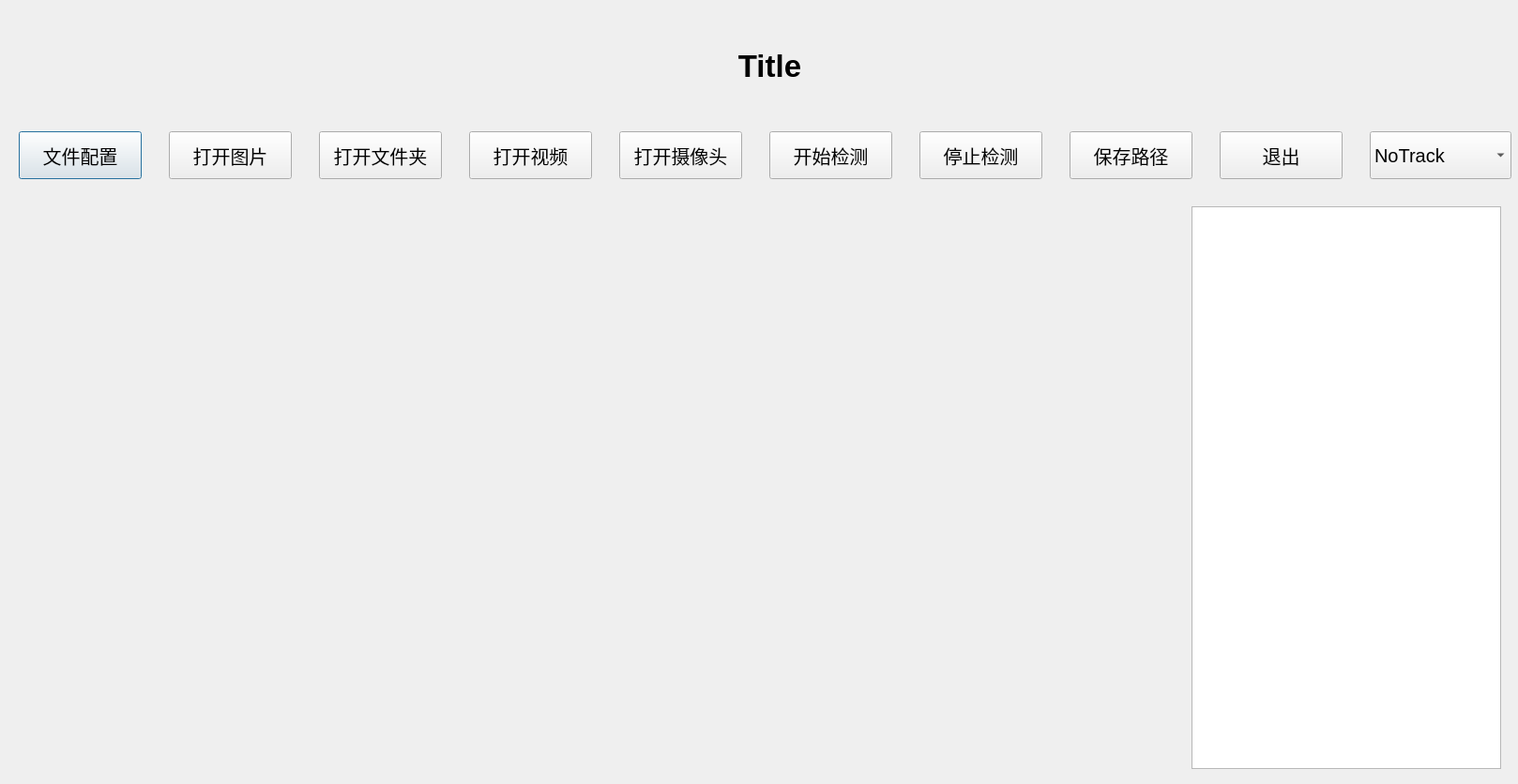
<?xml version="1.0" encoding="UTF-8"?>
<ui version="4.0">
 <class>Dialog</class>
 <widget class="QDialog" name="Dialog">
  <property name="geometry">
   <rect>
    <x>0</x>
    <y>0</y>
    <width>1618</width>
    <height>836</height>
   </rect>
  </property>
  <property name="windowTitle">
   <string>FastSegFormer-PyQT</string>
  </property>
  <widget class="QLabel" name="label_ori">
   <property name="geometry">
    <rect>
     <x>20</x>
     <y>220</y>
     <width>600</width>
     <height>600</height>
    </rect>
   </property>
   <property name="text">
    <string/>
   </property>
  </widget>
  <widget class="QPushButton" name="pushButton_Model">
   <property name="geometry">
    <rect>
     <x>20</x>
     <y>140</y>
     <width>131</width>
     <height>51</height>
    </rect>
   </property>
   <property name="font">
    <font>
     <pointsize>15</pointsize>
    </font>
   </property>
   <property name="text">
    <string>文件配置</string>
   </property>
  </widget>
  <widget class="QPushButton" name="pushButton_Exit">
   <property name="geometry">
    <rect>
     <x>1300</x>
     <y>140</y>
     <width>131</width>
     <height>51</height>
    </rect>
   </property>
   <property name="font">
    <font>
     <pointsize>15</pointsize>
    </font>
   </property>
   <property name="text">
    <string>退出</string>
   </property>
  </widget>
  <widget class="QLabel" name="label_det">
   <property name="geometry">
    <rect>
     <x>650</x>
     <y>220</y>
     <width>600</width>
     <height>600</height>
    </rect>
   </property>
   <property name="text">
    <string/>
   </property>
  </widget>
  <widget class="QPushButton" name="pushButton_Img">
   <property name="geometry">
    <rect>
     <x>180</x>
     <y>140</y>
     <width>131</width>
     <height>51</height>
    </rect>
   </property>
   <property name="font">
    <font>
     <pointsize>15</pointsize>
    </font>
   </property>
   <property name="text">
    <string>打开图片</string>
   </property>
  </widget>
  <widget class="QPushButton" name="pushButton_ImgFolder">
   <property name="geometry">
    <rect>
     <x>340</x>
     <y>140</y>
     <width>131</width>
     <height>51</height>
    </rect>
   </property>
   <property name="font">
    <font>
     <pointsize>15</pointsize>
    </font>
   </property>
   <property name="text">
    <string>打开文件夹</string>
   </property>
  </widget>
  <widget class="QPushButton" name="pushButton_Video">
   <property name="geometry">
    <rect>
     <x>500</x>
     <y>140</y>
     <width>131</width>
     <height>51</height>
    </rect>
   </property>
   <property name="font">
    <font>
     <pointsize>15</pointsize>
    </font>
   </property>
   <property name="text">
    <string>打开视频</string>
   </property>
  </widget>
  <widget class="QPushButton" name="pushButton_Camera">
   <property name="geometry">
    <rect>
     <x>660</x>
     <y>140</y>
     <width>131</width>
     <height>51</height>
    </rect>
   </property>
   <property name="font">
    <font>
     <pointsize>15</pointsize>
    </font>
   </property>
   <property name="text">
    <string>打开摄像头</string>
   </property>
  </widget>
  <widget class="QLabel" name="label">
   <property name="geometry">
    <rect>
     <x>150</x>
     <y>30</y>
     <width>1341</width>
     <height>81</height>
    </rect>
   </property>
   <property name="font">
    <font>
     <pointsize>25</pointsize>
     <weight>75</weight>
     <bold>true</bold>
     <underline>false</underline>
     <strikeout>false</strikeout>
     <kerning>true</kerning>
    </font>
   </property>
   <property name="text">
    <string>Title</string>
   </property>
   <property name="alignment">
    <set>Qt::AlignCenter</set>
   </property>
  </widget>
  <widget class="QTextBrowser" name="textBrowser">
   <property name="geometry">
    <rect>
     <x>1270</x>
     <y>220</y>
     <width>330</width>
     <height>600</height>
    </rect>
   </property>
  </widget>
  <widget class="QPushButton" name="pushButton_BegDet">
   <property name="geometry">
    <rect>
     <x>820</x>
     <y>140</y>
     <width>131</width>
     <height>51</height>
    </rect>
   </property>
   <property name="font">
    <font>
     <pointsize>15</pointsize>
    </font>
   </property>
   <property name="text">
    <string>开始检测</string>
   </property>
  </widget>
  <widget class="QPushButton" name="pushButton_StopDet">
   <property name="geometry">
    <rect>
     <x>980</x>
     <y>140</y>
     <width>131</width>
     <height>51</height>
    </rect>
   </property>
   <property name="font">
    <font>
     <pointsize>15</pointsize>
    </font>
   </property>
   <property name="text">
    <string>停止检测</string>
   </property>
  </widget>
  <widget class="QPushButton" name="pushButton_SavePath">
   <property name="geometry">
    <rect>
     <x>1140</x>
     <y>140</y>
     <width>131</width>
     <height>51</height>
    </rect>
   </property>
   <property name="font">
    <font>
     <pointsize>15</pointsize>
    </font>
   </property>
   <property name="text">
    <string>保存路径</string>
   </property>
  </widget>
  <widget class="QComboBox" name="comboBox">
   <property name="geometry">
    <rect>
     <x>1460</x>
     <y>140</y>
     <width>151</width>
     <height>51</height>
    </rect>
   </property>
   <property name="font">
    <font>
     <pointsize>15</pointsize>
    </font>
   </property>
   <item>
    <property name="text">
     <string>NoTrack</string>
    </property>
   </item>
   <item>
    <property name="text">
     <string>ByteTrack</string>
    </property>
   </item>
  </widget>
 </widget>
 <resources/>
 <connections/>
</ui>
